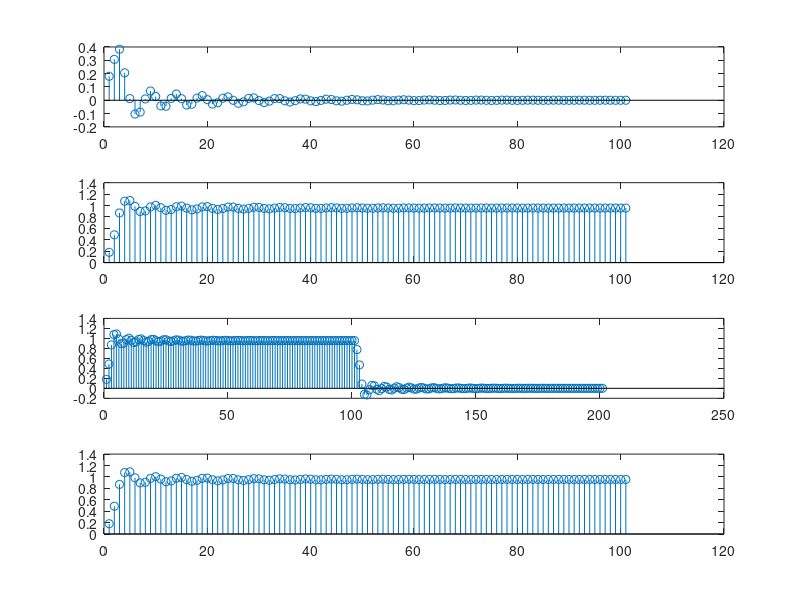

Write the MATLAB code that produced this figure.
b = [0.18, 0.1, 0.3, 0.1, 0.18];
a = [1, -1.15, 1.5, -0.7, 0.25];
n = 101;
x = ones(1, n);

%%%%%%%%
% impz %
%%%%%%%%
subplot(4, 1, 1);

h = impz(b, a, n);
stem(h)

%%%%%%%%%%
% filter %
%%%%%%%%%%
subplot(4, 1, 2);

y = filter(b, a, x);
stem(y)

%%%%%%%%
% conv %
%%%%%%%%
subplot(4, 1, 3);

y = conv(h, x);
stem(y)

%%%%%%%%%%
% filter %
%%%%%%%%%%
subplot(4, 1, 4);

y = filter(h, 1, x);
stem(y)